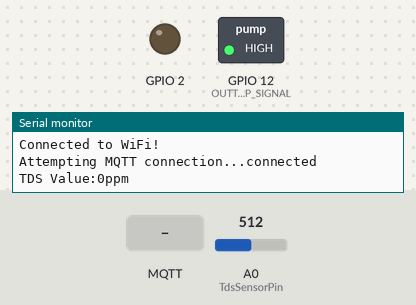
Recording of a sketch running on a simulated ESP8266 (NodeMCU). On the bench: switched loads named in the sketch (green lamp = pin HIGH), output pins drawn as LEDs (lit = HIGH), the last lines printed to the serial monitor. The inputs (shaded band) are chosen by the test bench; at power-on: A0 (TdsSensorPin) = 512. WiFi joins after 1.5 s; servers stay silent unless stated; random numbers use the default seed unless the sketch sets one; no MQTT or app messages arrive unless stated.

Above: at 4.2 s.
4.3 s: MQTT message "Turn on" arrives on the first subscribed topic
At 4.8 s:
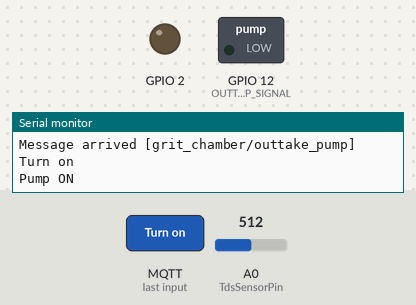
5.8 s: MQTT message "Turn off" arrives on the first subscribed topic
At 7.2 s:
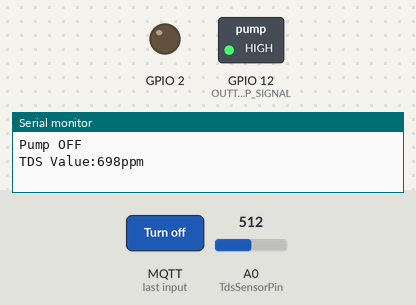
Timing chart, 0 to 8.8 s (numbered marks = the images above; inputs shaded):
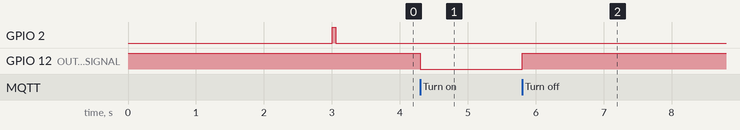

The sketch:

grit_chamber_tds.ino
```cpp
// Original source code: https://wiki.keyestudio.com/KS0429_keyestudio_TDS_Meter_V1.0#Test_Code
// Project details: https://RandomNerdTutorials.com/esp8266-nodemcu-tds-water-quality-sensor/
#include <ESP8266HTTPClient.h>
#include <WiFiClient.h>
#include <ESP8266WiFi.h>
#include <PubSubClient.h>
#include <Wire.h>
#include <Adafruit_ADS1X15.h>

Adafruit_ADS1115 ads1115;	// Construct an ads1115

#define TdsSensorPin A0
#define VREF 3.3              // analog reference voltage(Volt) of the ADC
#define SCOUNT  30            // sum of sample point
#define OUTTAKE_PUMP_SIGNAL 12
//WIFI Information
const char* ssid = "Testbed-W";
const char* ssid_pass = "HokieDVE";
String broker = "192.168.8.210";
String mqtt_username = "smartmqtt";
String mqtt_password = "HokieDVE";
String port = "1883";
WiFiClient espClient;
PubSubClient client(espClient);
//Node information
String topic_outtake_pump = "grit_chamber/outtake_pump";

int analogBuffer[SCOUNT];     // store the analog value in the array, read from ADC
int analogBufferTemp[SCOUNT];
int analogBufferIndex = 0;
int copyIndex = 0;

float averageVoltage = 0;
float tdsValue = 0;
float temperature = 23;       // current temperature for compensation
unsigned long lastMqttPublishTime = 0;  // To store the time of the last published message
// https://randomnerdtutorials.com/esp8266-nodemcu-tds-water-quality-sensor/#demonstration
// median filtering algorithm
int getMedianNum(int bArray[], int iFilterLen){
  int bTab[iFilterLen];
  for (byte i = 0; i<iFilterLen; i++)
  bTab[i] = bArray[i];
  int i, j, bTemp;
  for (j = 0; j < iFilterLen - 1; j++) {
    for (i = 0; i < iFilterLen - j - 1; i++) {
      if (bTab[i] > bTab[i + 1]) {
        bTemp = bTab[i];
        bTab[i] = bTab[i + 1];
        bTab[i + 1] = bTemp;
      }
    }
  }
  if ((iFilterLen & 1) > 0){
    bTemp = bTab[(iFilterLen - 1) / 2];
  }
  else {
    bTemp = (bTab[iFilterLen / 2] + bTab[iFilterLen / 2 - 1]) / 2;
  }
  return bTemp;
}

void setup(){
  Serial.begin(115200);
  pinMode(TdsSensorPin,INPUT);
  pinMode(OUTTAKE_PUMP_SIGNAL, OUTPUT); // Turns on the water pump PIN 12/D6
  digitalWrite(OUTTAKE_PUMP_SIGNAL, HIGH);
  pinMode(BUILTIN_LED, OUTPUT);     // Initialize the BUILTIN_LED pin as an output
  digitalWrite(BUILTIN_LED, LOW);
  delay(1000);

  //WiFI Setup
  WiFi.begin(ssid, ssid_pass);
  Serial.println("Connecting to WiFi...");
  while (WiFi.status() != WL_CONNECTED) {
    delay(1000);
    Serial.println("Connecting to WiFi...");
  }
  Serial.println("Connected to WiFi!");

}

void callback(char* topic, byte* payload, unsigned int length) {
  Serial.print("Message arrived [");
  Serial.print(topic);
  Serial.print("] ");
  for (int i = 0; i < length; i++) {
    Serial.print((char)payload[i]);
  }
  Serial.println();
  String message;
  for (int i = 0; i < length; i++) {
      message = message + (char) payload[i];
  }

  if (strcmp(topic, topic_outtake_pump.c_str()) == 0)
  {
    if (message == "Turn on") {
        digitalWrite(OUTTAKE_PUMP_SIGNAL, LOW);   // Turn the LED on (Note that LOW is the voltage level
        Serial.println("Pump ON");
        // but actually the LED is on; this is because
        // it is acive low on the ESP-01)
      } else if (message == "Turn off"){
        digitalWrite(OUTTAKE_PUMP_SIGNAL, HIGH);  // Turn the LED off by making the voltage HIGH
        Serial.println("Pump OFF");
      }
  }

}

void reconnect() {
  uint16_t converted_port = static_cast<uint16_t>(port.toInt());
  IPAddress ip = IPAddress();
  ip.fromString(broker);

  client.setServer(ip, converted_port);
  client.setCallback(callback);
  // Loop until we're reconnected
  while (!client.connected()) {
    Serial.print("Attempting MQTT connection...");
    // Create a random client ID
    String clientId = "ESP8266Client-";
    clientId += String(random(0xffff), HEX);
    // Attempt to connect
    if (client.connect(clientId.c_str(), mqtt_username.c_str(), mqtt_password.c_str())) {
      Serial.println("connected");
      // Once connected, publish an announcement...
      // ... and resubscribe
      client.subscribe(topic_outtake_pump.c_str());
    } else {
      Serial.print("failed, rc=");
      Serial.print(client.state());
      Serial.println(" try again in 5 seconds");
      // Wait 5 seconds before retrying
      delay(5000);
    }
  }
}

void loop(){

  if (!client.connected()) {
    digitalWrite(BUILTIN_LED, HIGH);
    reconnect();
    digitalWrite(BUILTIN_LED, LOW);
  }
  client.loop();
  //ADC Water Level Code
  //int16_t adc0;
  float volts0;
  //adc0 = ads1115.readADC_SingleEnded(0);
  //Serial.print("Water Level: ");
  //volts0 = ads1115.computeVolts(adc0);
  // https://lastminuteengineers.com/water-level-sensor-arduino-tutorial/
  //Serial.print("Water Level Sensor Value: ");
  //Serial.println(volts0);

  //TDS Meter
  static unsigned long analogSampleTimepoint = millis();
  if(millis()-analogSampleTimepoint > 40U){     //every 40 milliseconds,read the analog value from the ADC
    analogSampleTimepoint = millis();
    analogBuffer[analogBufferIndex] = analogRead(TdsSensorPin);    //read the analog value and store into the buffer
    analogBufferIndex++;
    if(analogBufferIndex == SCOUNT){
      analogBufferIndex = 0;
    }
  }

  static unsigned long printTimepoint = millis();
  if(millis()-printTimepoint > 800U){
    printTimepoint = millis();
    for(copyIndex=0; copyIndex<SCOUNT; copyIndex++){
      analogBufferTemp[copyIndex] = analogBuffer[copyIndex];

      // read the analog value more stable by the median filtering algorithm, and convert to voltage value
      averageVoltage = getMedianNum(analogBufferTemp,SCOUNT) * (float)VREF / 1024.0;

      //temperature compensation formula: fFinalResult(25^C) = fFinalResult(current)/(1.0+0.02*(fTP-25.0));
      float compensationCoefficient = 1.0+0.02*(temperature-25.0);
      //temperature compensation
      float compensationVoltage=averageVoltage/compensationCoefficient;

      //convert voltage value to tds value
      tdsValue=(133.42*compensationVoltage*compensationVoltage*compensationVoltage - 255.86*compensationVoltage*compensationVoltage + 857.39*compensationVoltage)*0.5;

       if (millis() - lastMqttPublishTime > 1000U) { //Published MQTT message every one second
          lastMqttPublishTime = millis();  // Update the last publish time
          Serial.print("TDS Value:");
          Serial.print(tdsValue,0);
          Serial.println("ppm");
          String tds_value = String(tdsValue);
          client.publish("grit_chamber/tds", tds_value.c_str());
       }

    }
  }

}
```

Measured:
- after the input at 4.3 s, GPIO 12 (OUTTAKE_PUMP_SIGNAL): HIGH → LOW at once
- after the input at 5.8 s, GPIO 12 (OUTTAKE_PUMP_SIGNAL): LOW → HIGH at once
